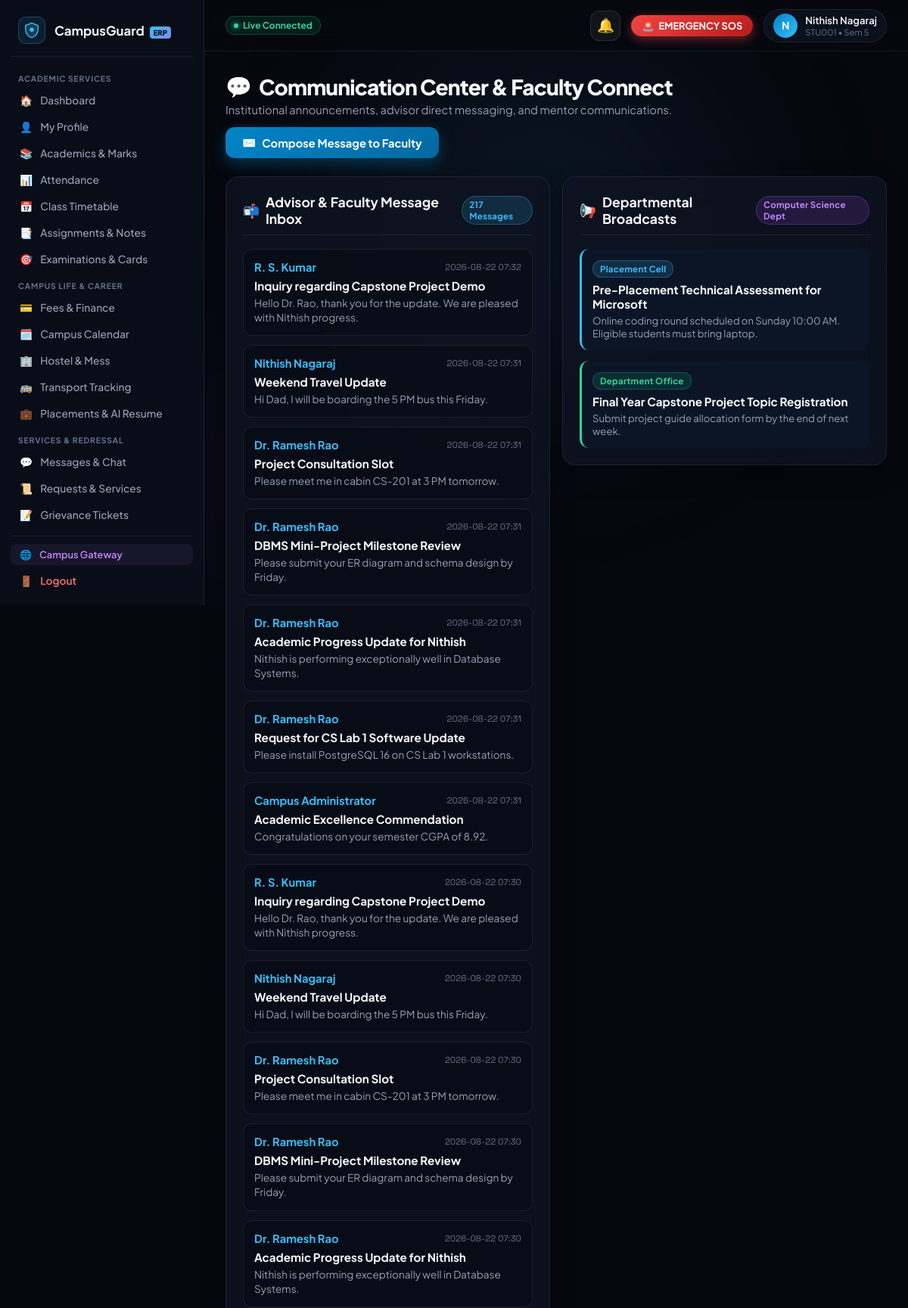
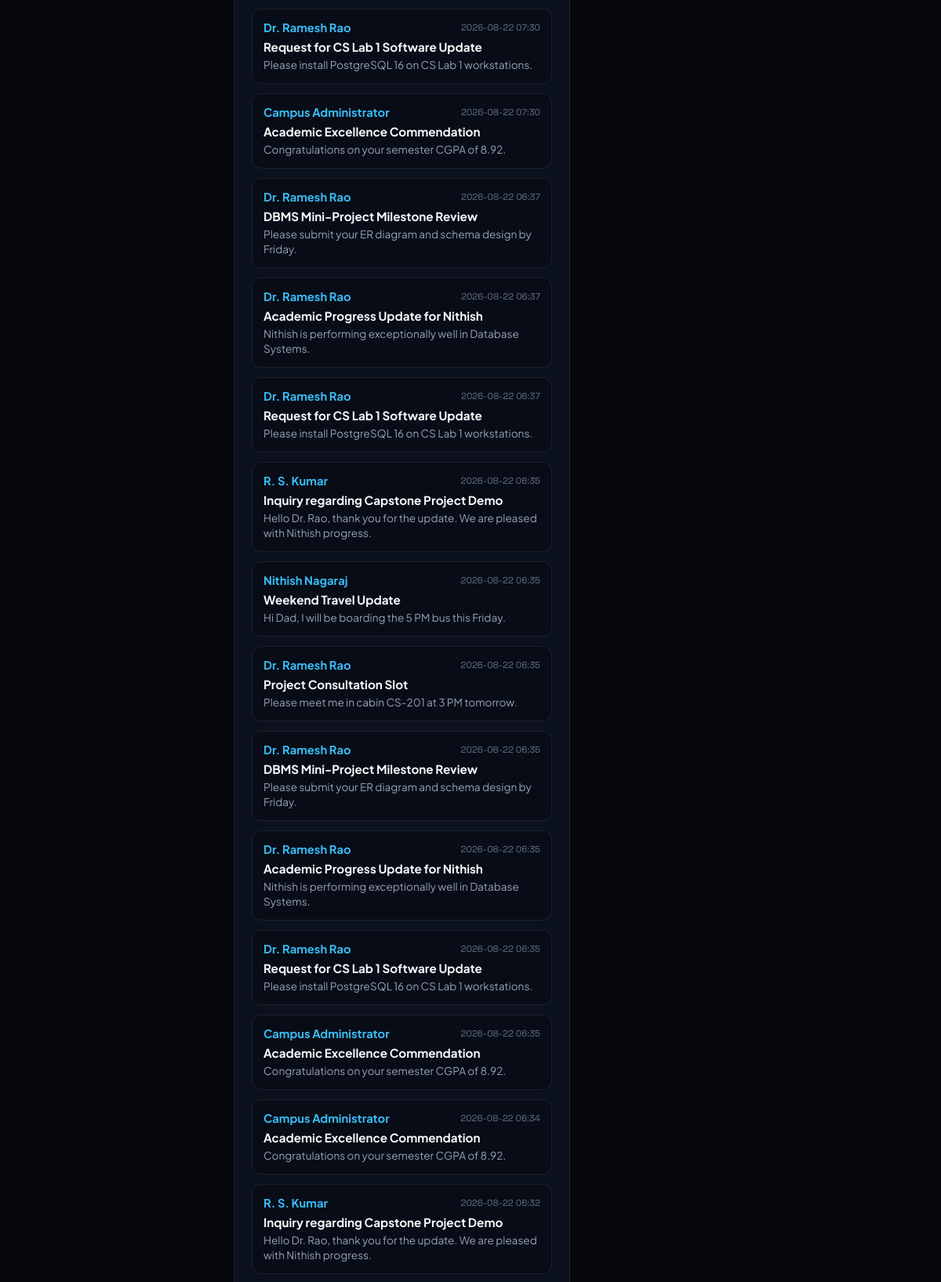
The app's page /student/communication (signed in, upper part) with its own data (2 pictures, top to bottom).
### tables this page shows
CREATE TABLE students (
            id INTEGER PRIMARY KEY AUTOINCREMENT,
            name TEXT NOT NULL,
            register_number TEXT UNIQUE NOT NULL,
            email TEXT NOT NULL,
            password_hash TEXT NOT NULL,
            department TEXT NOT NULL,
            year INTEGER NOT NULL,
            profile_image TEXT DEFAULT '',
            created_at TIMESTAMP DEFAULT CURRENT_TIMESTAMP
        , phone TEXT DEFAULT '+91 98765 43210', join_date TEXT DEFAULT '2023-08-01', cgpa REAL DEFAULT 8.75, program TEXT DEFAULT 'B.Tech', semester INTEGER DEFAULT 5, section TEXT DEFAULT 'A', dob TEXT DEFAULT '2004-05-14', address TEXT DEFAULT '#42, Green Avenue, Tech City, Karnataka 560001', parent_name TEXT DEFAULT 'R. S. Kumar', parent_phone TEXT DEFAULT '+91 94440 12345', sgpa REAL DEFAULT 8.90, earned_credits INTEGER DEFAULT 112, total_credits INTEGER DEFAULT 160, status TEXT DEFAULT 'ACTIVE');

CREATE TABLE messages (
            id INTEGER PRIMARY KEY AUTOINCREMENT,
            student_id INTEGER NOT NULL,
            sender_name TEXT NOT NULL,
            receiver_name TEXT NOT NULL,
            subject TEXT NOT NULL,
            content TEXT NOT NULL,
            sent_at TIMESTAMP DEFAULT CURRENT_TIMESTAMP, sender_id INTEGER DEFAULT 1, sender_role TEXT DEFAULT 'Student', receiver_id INTEGER DEFAULT 1, receiver_role TEXT DEFAULT 'Faculty', is_read INTEGER DEFAULT 0,
            FOREIGN KEY (student_id) REFERENCES students (id)
        );

### routes/student.py (the view, shortened to what this page needs)
@student_bp.route('/student/communication', methods=['GET', 'POST'])
@student_required
def student_communication(student):
    conn = get_db_connection()
    messages_list = conn.execute("SELECT * FROM messages WHERE student_id = ? ORDER BY sent_at DESC", (student['id'],)).fetchall()
    conn.close()
    return render_template('student/communication.html', student=student, messages=messages_list, active_page='communication')

### app.py (called while the page is built, shortened)
def _url_build_error_fallback(error, endpoint, values):
    for registered_ep in list(app.view_functions.keys()):
        if registered_ep == endpoint or registered_ep.endswith('.' + endpoint):
            try:
                return url_for(registered_ep, **values)
            except Exception:
                if 'student_id' in values and 'id' not in values:
                    v_copy = dict(values)
                    v_copy['id'] = v_copy.pop('student_id')
                    try:
                        return url_for(registered_ep, **v_copy)
                    except Exception:
                        pass
                continue

### database/db.py (called while the page is built)
def get_db_connection():
    conn = sqlite3.connect(DATABASE_FILE, timeout=20.0)
    conn.row_factory = sqlite3.Row
    return conn

### utils/security.py (called while the page is built)
def add_security_headers(response):
    response.headers['Cache-Control'] = 'no-cache, no-store, must-revalidate, max-age=0'
    response.headers['Pragma'] = 'no-cache'
    response.headers['Expires'] = '0'
    response.headers['X-Content-Type-Options'] = 'nosniff'
    response.headers['X-Frame-Options'] = 'SAMEORIGIN'
    response.headers['X-XSS-Protection'] = '1; mode=block'
    return response

### templates/student/communication.html (shortened to what this page needs)
{% extends "student/base_student.html" %}
{% block student_content %}
<div class="page-header-block">
    <div class="page-title-group">
        <h1><span>💬</span> Communication Center &amp; Faculty Connect</h1>
        <p>Institutional announcements, advisor direct messaging, and mentor communications.</p>
    </div>
    <button type="button" class="btn-primary" onclick="openModal('new-message-modal')">
        <span>✉️</span> Compose Message to Faculty
    </button>
</div>
<div class="form-grid" style="grid-template-columns: 1fr 1fr; align-items: start;">
    <div class="content-card">
        <div class="card-header-row">
            <h2 class="card-heading"><span>📬</span> Advisor &amp; Faculty Message Inbox</h2>
            <span class="badge badge-cyan">{{ messages|length }} Messages</span>
        </div>
        <div style="display: flex; flex-direction: column; gap: 12px;">
            {% for msg in messages %}
            <div style="padding: 14px; background: rgba(6, 8, 14, 0.4); border: 1px solid var(--glass-border); border-radius: 12px;">
                <div style="display: flex; justify-content: space-between; align-items: center; margin-bottom: 6px;">
                    <strong style="color: #38bdf8; font-size: 0.92rem;">{{ msg.sender_name }}</strong>
                    <span style="font-size: 0.72rem; color: var(--text-muted); font-family: var(--font-mono);">{{ msg.sent_at[:16] }}</span>
                </div>
                <h4 style="font-size: 0.95rem; font-weight: 700; color: var(--text-primary); margin-bottom: 4px;">{{ msg.subject }}</h4>
                <p style="font-size: 0.85rem; color: var(--text-secondary); line-height: 1.4;">{{ msg.content }}</p>
            </div>
            {% else %}
            <div style="text-align: center; padding: 32px; color: var(--text-muted);">
                <p>No direct messages found.</p>
            </div>
            {% endfor %}
        </div>
    </div>
    <div class="content-card">
        <div class="card-header-row">
            <h2 class="card-heading"><span>📢</span> Departmental Broadcasts</h2>
            <span class="badge badge-purple">Computer Science Dept</span>
        </div>
        <div style="display: flex; flex-direction: column; gap: 14px;">
            <div style="padding: 14px; background: rgba(14, 23, 42, 0.7); border-radius: 12px; border-left: 3px solid #38bdf8;">
                <span class="badge badge-cyan" style="margin-bottom: 6px;">Placement Cell</span>
                <h4 style="font-size: 0.95rem; font-weight: 700; color: white;">Pre-Placement Technical Assessment for Microsoft</h4>
                <p style="font-size: 0.82rem; color: var(--text-secondary); margin-top: 4px;">Online coding round scheduled on Sunday 10:00 AM. Eligible students must bring laptop.</p>
            </div>
            <div style="padding: 14px; background: rgba(14, 23, 42, 0.7); border-radius: 12px; border-left: 3px solid #34d399;">
                <span class="badge badge-green" style="margin-bottom: 6px;">Department Office</span>
                <h4 style="font-size: 0.95rem; font-weight: 700; color: white;">Final Year Capstone Project Topic Registration</h4>
                <p style="font-size: 0.82rem; color: var(--text-secondary); margin-top: 4px;">Submit project guide allocation form by the end of next week.</p>
            </div>
        </div>
    </div>
</div>
{% endblock %}

### templates/student/base_student.html (shortened to what this page needs)
<!DOCTYPE html>
<html lang="en">
<head>
    <link rel="stylesheet" href="{{ url_for('static', filename='css/student-portal.css') }}">
    <link rel="stylesheet" href="{{ url_for('static', filename='css/campusguard-toast.css') }}">
    <link rel="stylesheet" href="{{ url_for('static', filename='css/emergency.css') }}">
</head>
<body>
    <div class="ambient-background" aria-hidden="true">
        <div class="glow-orb orb-primary"></div>
        <div class="glow-orb orb-secondary"></div>
    </div>
    <div class="portal-layout">
        <aside class="sidebar" id="student-sidebar" aria-label="Student Navigation">
            <a href="{{ url_for('student_dashboard') }}" class="sidebar-brand">
                <div class="brand-icon">
                    <svg width="22" height="22" viewBox="0 0 32 32" fill="none" xmlns="http://www.w3.org/2000/svg">
                        <path d="M16 2L4 7V14C4 22 9.5 28.5 16 30C22.5 28.5 28 22 28 14V7L16 2Z" fill="#38bdf8" fill-opacity="0.2" stroke="#38bdf8" stroke-width="2"/>
                        <circle cx="16" cy="15" r="4" fill="#38bdf8"/>
                    </svg>
                </div>
                <span class="brand-name">CampusGuard <span class="brand-badge">ERP</span></span>
            </a>
            <nav class="sidebar-nav">
                <span class="nav-category">Academic Services</span>
                <a href="{{ url_for('student_dashboard') }}" class="nav-link {% if active_page == 'dashboard' %}active{% endif %}" id="nav-dashboard">
                    <span>🏠</span> <span class="nav-text">Dashboard</span>
                </a>
                <a href="{{ url_for('student_profile') }}" class="nav-link {% if active_page == 'profile' %}active{% endif %}" id="nav-profile">
                    <span>👤</span> <span class="nav-text">My Profile</span>
                </a>
                <a href="{{ url_for('student_academics') }}" class="nav-link {% if active_page == 'academics' or active_page == 'marks' %}active{% endif %}" id="nav-academics">
                    <span>📚</span> <span class="nav-text">Academics &amp; Marks</span>
                </a>
                <a href="{{ url_for('student_attendance') }}" class="nav-link {% if active_page == 'attendance' %}active{% endif %}" id="nav-attendance">
                    <span>📊</span> <span class="nav-text">Attendance</span>
                </a>
                <a href="{{ url_for('student_timetable') }}" class="nav-link {% if active_page == 'timetable' %}active{% endif %}" id="nav-timetable">
                    <span>📅</span> <span class="nav-text">Class Timetable</span>
                </a>
                <a href="{{ url_for('student_assignments') }}" class="nav-link {% if active_page == 'assignments' %}active{% endif %}" id="nav-assignments">
                    <span>📑</span> <span class="nav-text">Assignments &amp; Notes</span>
                </a>
                <a href="{{ url_for('student_examinations') }}" class="nav-link {% if active_page == 'examinations' %}active{% endif %}" id="nav-examinations">
                    <span>🎯</span> <span class="nav-text">Examinations &amp; Cards</span>
                </a>
                <span class="nav-category">Campus Life &amp; Career</span>
                <a href="{{ url_for('student_fees') }}" class="nav-link {% if active_page == 'fees' %}active{% endif %}" id="nav-fees">
                    <span>💳</span> <span class="nav-text">Fees &amp; Finance</span>
                </a>
                <a href="{{ url_for('student_calendar') }}" class="nav-link {% if active_page == 'calendar' %}active{% endif %}" id="nav-calendar">
                    <span>🗓️</span> <span class="nav-text">Campus Calendar</span>
                </a>
                <a href="{{ url_for('student_hostel') }}" class="nav-link {% if active_page == 'hostel' %}active{% endif %}" id="nav-hostel">
                    <span>🏢</span> <span class="nav-text">Hostel &amp; Mess</span>
                </a>
                <a href="{{ url_for('student_transport') }}" class="nav-link {% if active_page == 'transport' %}active{% endif %}" id="nav-transport">
                    <span>🚌</span> <span class="nav-text">Transport Tracking</span>
                </a>
                <a href="{{ url_for('student_placements') }}" class="nav-link {% if active_page == 'placements' %}active{% endif %}" id="nav-placements">
                    <span>💼</span> <span class="nav-text">Placements &amp; AI Resume</span>
                </a>
                <span class="nav-category">Services &amp; Redressal</span>
                <a href="{{ url_for('student_messages') }}" class="nav-link {% if active_page == 'messages' %}active{% endif %}" id="nav-messages">
                    <span>💬</span> <span class="nav-text">Messages &amp; Chat</span>
                </a>
                <a href="{{ url_for('student_requests') }}" class="nav-link {% if active_page == 'requests' %}active{% endif %}" id="nav-requests">
                    <span>📜</span> <span class="nav-text">Requests &amp; Services</span>
                </a>
                <a href="{{ url_for('student_complaints') }}" class="nav-link {% if active_page == 'complaints' %}active{% endif %}" id="nav-complaints">
                    <span>📝</span> <span class="nav-text">Grievance Tickets</span>
                </a>
                <a href="{{ url_for('student_lost_found') }}" class="nav-link {% if active_page == 'lost_found' %}active{% endif %}" id="nav-lost-found">
                    <span>🔍</span> <span class="nav-text">Lost &amp; Found</span>
                </a>
            </nav>
            <div class="sidebar-footer">
                <a href="/" class="admin-switch-link" title="Open Campus Gateway">
                    <span>🌐</span> <span>Campus Gateway</span>
                </a>
                <a href="{{ url_for('student_logout') }}" class="logout-link" id="btn-logout" aria-label="Sign out">
                    <span>🚪</span> <span>Logout</span>
                </a>
            </div>
        </aside>
        <div class="main-wrapper">
            <header class="topbar">
                <div class="topbar-left">
                    <div class="conn-status-pill">
                        <span class="conn-dot"></span>
                        <span>Live Connected</span>
                    </div>
                </div>
                <div class="topbar-right">
                    <div class="notif-bell-wrapper">
                        <button type="button" class="notif-bell-btn" id="notif-bell-btn" aria-label="View notifications">
                            <span>🔔</span>
                        </button>
                    </div>
                    <a href="{{ url_for('student_emergency') }}" class="topbar-quick-sos" id="topbar-sos-btn" title="Instant Emergency Distress Beacon" onclick="handleTopbarSOSClick(event)">
                        <span>🚨</span> EMERGENCY SOS
                    </a>
                    <a href="{{ url_for('student_profile') }}" class="user-avatar-pill" title="View Profile">
                        <div class="avatar-circle">
                            {{ student.name[0]|upper if student else 'S' }}
                        </div>
                        <div class="user-meta-top">
                            <span class="user-name-top">{{ student.name if student else 'Student' }}</span>
                            <span class="user-role-top">{{ student.register_number if student else '' }} • Sem {{ student.semester|default(5) }}</span>
                        </div>
                    </a>
                </div>
            </header>
            <main class="portal-content">
                {% block student_content %}{% endblock %}
            </main>
        </div>
    </div>
</body>
</html>

### static/css/campusguard-toast.css (style rules this page uses)
.notif-bell-wrapper { position: relative; display: inline-block; }
.notif-bell-btn { position: relative; background: rgba(255, 255, 255, 0.05); border: 1px solid rgba(255, 255, 255, 0.1); color: #f1f5f9; width: 40px; height: 40px; border-radius: 12px; display: flex; align-items: center; justify-content: center; cursor: pointer; font-size: 1.15rem; transition: all 0.2s ease; }
.conn-status-pill { display: inline-flex; align-items: center; gap: 6px; padding: 4px 10px; border-radius: 99px; font-size: 0.75rem; font-weight: 700; background: rgba(16, 185, 129, 0.12); border: 1px solid rgba(16, 185, 129, 0.3); color: #34d399; }
.conn-dot { width: 6px; height: 6px; border-radius: 50%; background: #34d399; box-shadow: 0 0 6px #34d399; }

### static/css/emergency.css (style rules this page uses)
:root { --emg-critical: #ef4444; --emg-high: #f97316; --emg-medium: #f59e0b; --emg-low: #3b82f6; --emg-success: #10b981; --emg-bg-card: rgba(14, 19, 32, 0.88); --emg-border-glow: rgba(239, 68, 68, 0.4); }

### records on screen
students: name "N", name "Nithish Nagaraj", register_number "STU001", semester "5"
messages: sender_name "R. S. Kumar", sent_at "2026-08-22 07:32", subject "Inquiry regarding Capstone Project Demo", content "Hello Dr. Rao, thank you for the update. We are pleased with Nithish progress."
messages: sender_name "Nithish Nagaraj", sent_at "2026-08-22 07:31", subject "Weekend Travel Update", content "Hi Dad, I will be boarding the 5 PM bus this Friday."
messages: sender_name "Dr. Ramesh Rao", sent_at "2026-08-22 07:31", subject "Project Consultation Slot", content "Please meet me in cabin CS-201 at 3 PM tomorrow."
messages: sender_name "Dr. Ramesh Rao", sent_at "2026-08-22 07:31", subject "DBMS Mini-Project Milestone Review", content "Please submit your ER diagram and schema design by Friday."
messages: sender_name "Dr. Ramesh Rao", sent_at "2026-08-22 07:31", subject "Academic Progress Update for Nithish", content "Nithish is performing exceptionally well in Database Systems."
messages: sender_name "Dr. Ramesh Rao", sent_at "2026-08-22 07:31", subject "Request for CS Lab 1 Software Update", content "Please install PostgreSQL 16 on CS Lab 1 workstations."
messages: sender_name "Campus Administrator", sent_at "2026-08-22 07:31", subject "Academic Excellence Commendation", content "Congratulations on your semester CGPA of 8.92."
messages: sender_name "R. S. Kumar", sent_at "2026-08-22 07:30", subject "Inquiry regarding Capstone Project Demo", content "Hello Dr. Rao, thank you for the update. We are pleased with Nithish progress."
messages: sender_name "Nithish Nagaraj", sent_at "2026-08-22 07:30", subject "Weekend Travel Update", content "Hi Dad, I will be boarding the 5 PM bus this Friday."
messages: sender_name "Dr. Ramesh Rao", sent_at "2026-08-22 07:30", subject "Project Consultation Slot", content "Please meet me in cabin CS-201 at 3 PM tomorrow."
messages: sender_name "Dr. Ramesh Rao", sent_at "2026-08-22 07:30", subject "DBMS Mini-Project Milestone Review", content "Please submit your ER diagram and schema design by Friday."
messages: sender_name "Dr. Ramesh Rao", sent_at "2026-08-22 07:30", subject "Academic Progress Update for Nithish", content "Nithish is performing exceptionally well in Database Systems."
messages: sender_name "Dr. Ramesh Rao", sent_at "2026-08-22 07:30", subject "Request for CS Lab 1 Software Update", content "Please install PostgreSQL 16 on CS Lab 1 workstations."
messages: sender_name "Campus Administrator", sent_at "2026-08-22 07:30", subject "Academic Excellence Commendation", content "Congratulations on your semester CGPA of 8.92."
messages: sender_name "Dr. Ramesh Rao", sent_at "2026-08-22 06:37", subject "DBMS Mini-Project Milestone Review", content "Please submit your ER diagram and schema design by Friday."
messages: sender_name "Dr. Ramesh Rao", sent_at "2026-08-22 06:37", subject "Academic Progress Update for Nithish", content "Nithish is performing exceptionally well in Database Systems."
messages: sender_name "Dr. Ramesh Rao", sent_at "2026-08-22 06:37", subject "Request for CS Lab 1 Software Update", content "Please install PostgreSQL 16 on CS Lab 1 workstations."
messages: sender_name "R. S. Kumar", sent_at "2026-08-22 06:35", subject "Inquiry regarding Capstone Project Demo", content "Hello Dr. Rao, thank you for the update. We are pleased with Nithish progress."
messages: sender_name "Nithish Nagaraj", sent_at "2026-08-22 06:35", subject "Weekend Travel Update", content "Hi Dad, I will be boarding the 5 PM bus this Friday."
messages: sender_name "Dr. Ramesh Rao", sent_at "2026-08-22 06:35", subject "Project Consultation Slot", content "Please meet me in cabin CS-201 at 3 PM tomorrow."
messages: sender_name "Dr. Ramesh Rao", sent_at "2026-08-22 06:35", subject "DBMS Mini-Project Milestone Review", content "Please submit your ER diagram and schema design by Friday."
messages: sender_name "Dr. Ramesh Rao", sent_at "2026-08-22 06:35", subject "Academic Progress Update for Nithish", content "Nithish is performing exceptionally well in Database Systems."
messages: sender_name "Dr. Ramesh Rao", sent_at "2026-08-22 06:35", subject "Request for CS Lab 1 Software Update", content "Please install PostgreSQL 16 on CS Lab 1 workstations."
messages: sender_name "Campus Administrator", sent_at "2026-08-22 06:35", subject "Academic Excellence Commendation", content "Congratulations on your semester CGPA of 8.92."
messages: sender_name "Campus Administrator", sent_at "2026-08-22 06:34", subject "Academic Excellence Commendation", content "Congratulations on your semester CGPA of 8.92."
messages: sender_name "R. S. Kumar", sent_at "2026-08-22 06:32", subject "Inquiry regarding Capstone Project Demo", content "Hello Dr. Rao, thank you for the update. We are pleased with Nithish progress."

### other values on screen
{{ messages|length }} "217"
